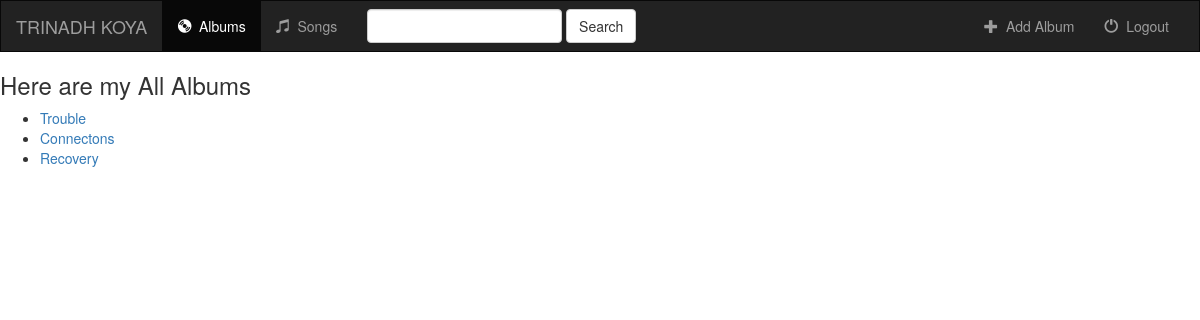
/music/, run on an earlier commit of the app's database.
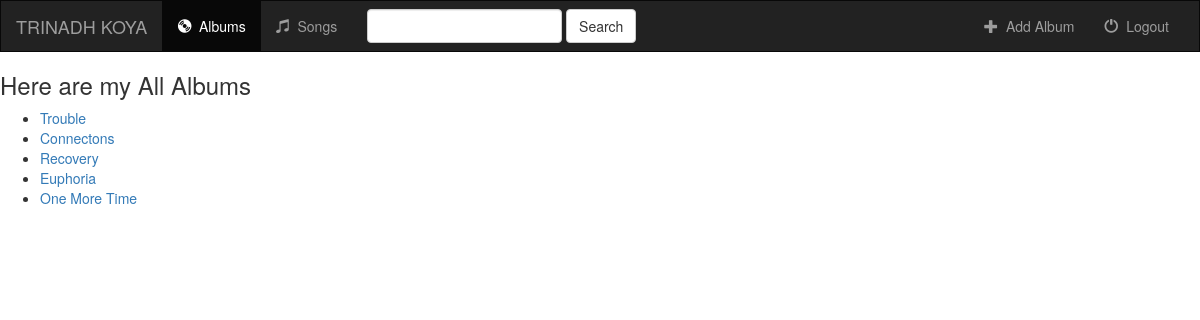
And on a later commit of the database.
### music/models.py (models this page shows, shortened)
class Album(models.Model):
    artist = models.CharField(max_length=250);
    album_title = models.CharField(max_length=500);
    genre = models.CharField(max_length=100);
    album_logo = models.CharField(max_length=1000)

### music/views.py (the view)
def index(request):
    all_albums = Album.objects.all();
    return render(request, 'music/index.html', {'all_albums': all_albums});

### music/templates/music/index.html (shortened to what this page needs)
{% load staticfiles %}
<link rel="stylesheet" type="text/css" href="{% static 'music/css/bootstrap.min.css' %}"/>
<link rel="stylesheet" type="text/css" href="{% static 'music/css/style.css' %}"/>
<nav class="navbar navbar-inverse">
    <div class="container-fluid">
        <div class="navbar-header">
            <a class="navbar-brand" href="{% url 'music:index' %}">TRINADH KOYA
            </a>
        </div>
        <div class="collapse navbar-collapse">
            <ul class="nav navbar-nav">
                <li class="active">
                    <a href="{% url 'music:index' %}">
                        <span class="glyphicon glyphicon-cd" aria-hidden="true"></span> &nbsp;Albums
                    </a>
                </li>
                <li class="">
                    <a href="#">
                        <span class="glyphicon glyphicon-music" aria-hidden="true"></span> &nbsp;Songs
                    </a>
                </li>
            </ul>
            <form class="navbar-form navbar-left" role="search" method="get" action="#">
                <div class="form-group">
                    <input type="text" class="form-control" name="q" value="">
                </div>
                <button type="submit" class="btn btn-default">Search</button>
            </form>
            <ul class="nav navbar-nav navbar-right">
                <li class="">
                    <a href="#">
                        <span class="glyphicon glyphicon-plus" aria-hidden="true"></span> &nbsp;Add Album
                    </a>
                </li>
                <li class="">
                    <a href="#">
                        <span class="glyphicon glyphicon-off" aria-hidden="true"></span> &nbsp;Logout
                    </a>
                </li>
            </ul>
        </div>
    </div>
</nav>
{% if all_albums %}
    <h3>Here are my All Albums </h3>
    <ul start="1">
        {% for album in all_albums %}
            <li><a href="{% url 'music:detail' album.id %}">{{ album.album_title }}</a></li>
        {% endfor %}
    </ul>
{% else %}
    <h1>
        Sorry !something went wrong!!
    </h1>
{% endif %}

### music/static/music/css/style.css (style rules this page uses)
.navbar { border-radius: 0px; }

What changed in the data, as far as the page shows it:
added Album: album_title "Euphoria"
added Album: album_title "One More Time"
